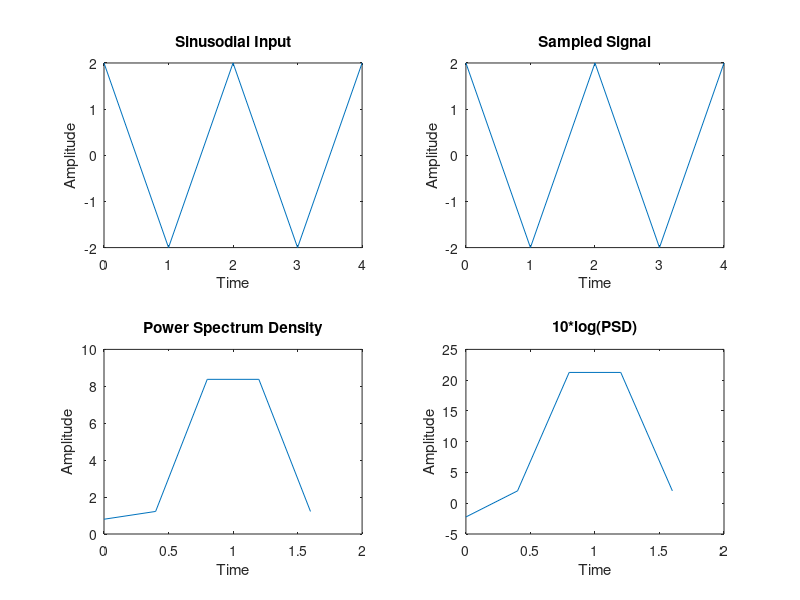

This figure's MATLAB source:
f1 = input('Enter the frequnecy of first Signal');
f2 = input('Enter the frequnecy of first Signal');
S = input('Enter the number of Samples');
n = 0:S-1;

%Generate Sinusodial Signal
x = cos(pi*f1*n) + cos(pi*f2*n);

%Number of Samples
samples_x = input('Enter the number of samples of Signal X to be Considered');

n1 = 0:samples_x-1;

% Sampled Signal
sampled_x = x(1:samples_x);

DFT_len = input('Enter the length of DFT');
K = 0:DFT_len-1;

%GENERATE THE FFT SIGNAL
X = fft(sampled_x,DFT_len);

power_spectrum_density = (1/DFT_len)*abs(X).^2;

%PLOTTING ON A 2X2 MAT
subplot(2,2,1)
plot(n,x);
xlabel('Time');
ylabel('Amplitude');
title('Sinusodial Input')

subplot(2,2,2)
plot(n1,sampled_x);
xlabel('Time');
ylabel('Amplitude');
title('Sampled Signal')

subplot(2,2,3)
plot(K*(2/DFT_len),power_spectrum_density);
xlabel('Time');
ylabel('Amplitude');
title('Power Spectrum Density')

subplot(2,2,4)
plot(K*(2/DFT_len),10*log(power_spectrum_density));
xlabel('Time');
ylabel('Amplitude');
title('10*log(PSD)')
